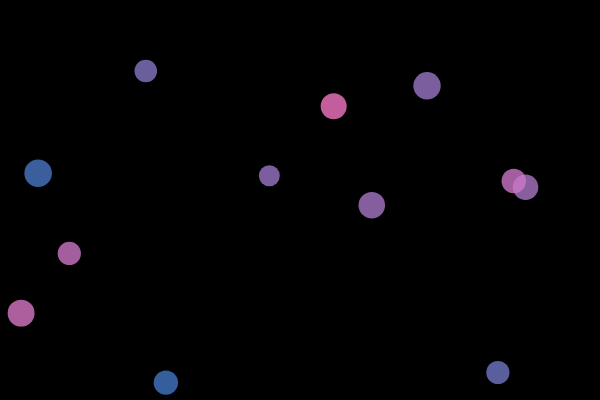
Frame 1 (no input)
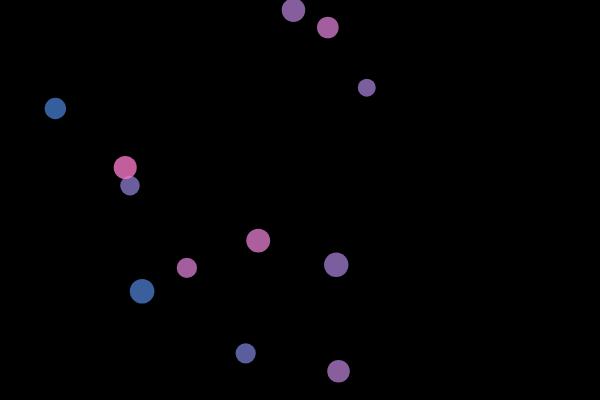
Frame 60 (no input)
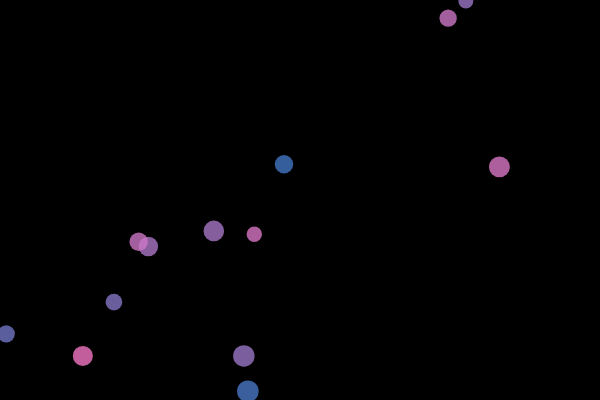
Frame 120 (the mouse pressed at the canvas centre since frame 60)

The p5.js sketch that drew these frames (run headless with seeded random() and noise() and a simulated clock; from frame 60 on, the mouse is pressed at the canvas centre):

// p5.js sketch
// ── sketch.js
// DM2008 — Activity 4b
// Objects in Motion (60 min)

// ============================
// Step 0: Global data
// ============================
let agents = []; // array to hold many objects
const NUM_START = 12; // you can tweak this

function setup() {
  createCanvas(600, 400);
  noStroke();

  // ============================
  // Step 1: Populate the array
  // - Use a loop to create multiple instances
  // - Give each instance some randomized starting values
  // ============================
  for (let i = 0; i < NUM_START; i++) {
    let x = random(width);
    let y = random(height);
    let sz = random(20, 30);
    let speedX = random(-5, 5);
    let speedY = random(-5, 5);
    // TODO: pass any extra properties you plan to use
    agents.push(new Agent(x, y, sz, speedX, speedY));
  }
}

function draw() {
  background(000);

  // ============================
  // Step 2: Loop through the array
  // - Call at least TWO methods on each object
  //   e.g., update() then show()
  // ============================
  for (let i = 0; i < agents.length; i++) {
    agents[i].update(); // change over time
    agents[i].show(); // draw
  }

  // ============================
  // Step 3 (optional but recommended):
  // Removal / lifespan
  // - If your objects can "die", remove them safely.
  // - Use a backward loop to avoid skipping items when splicing.
  // ============================
  for (let i = agents.length - 1; i >= 0; i--) {
    if (agents[i].life <= 0) {
      agents.splice(i, 1);
    }
  }
}

// ============================
// Step 4: Interaction (optional)
// - Add new objects with mouse clicks
// - Toggle behaviors with keys
// ============================
function mousePressed() {
  let sz = random(16, 40);
  let speedX = random(-2, 2);
  let speedY = random(-2, 2);
  agents.push(new Agent(mouseX, mouseY, sz, speedX, speedY));
}

function keyPressed() {
  // Example toggles—feel free to customize
  if (key === " ") {
    // clear all agents
    agents.length = 0;
  } else if (key === "1") {
    for (let i = 0; i < agents.length; i++) {
      agents[i].changeColor(1);
    }
  } else if (key === "2") {
    for (let i = 0; i < agents.length; i++) {
      agents[i].changeColor(2);
    }
  } else if (key === "3") {
    for (let i = 0; i < agents.length; i++) {
      agents[i].changeColor(3);
    }
  }
}

// ============================
// Step 5: Define your Class
// - Must have at least 1 property that changes over time
// - Must have at least 1 method besides show()
// - Feel free to add more properties/methods
// ============================
class Agent {
  constructor(x, y, sz, speedX, speedY) {
    // Required properties
    this.x = x;
    this.y = y;
    this.sz = sz;

    // Motion
    this.dx = speedX;
    this.dy = speedY;

    // Style (customize!)
    this.h = random(360);
    this.a = 200;

    // Lifespan (optional)
    this.life = 255; // use this if you want fade/shrink/remove behavior
  }

  // Method #1: update — change over time
  update() {
    // Basic movement
    this.x += this.dx;
    this.y += this.dy;

    // Simple screen wrap (A) or bounce (B) — pick one or implement your own:

    // (A) Wrap:
    //if (this.x > width) {
    //  this.x = 0;
    //}
    //if (this.x < 0) {
    //  this.x = width;
    //}
    //if (this.y > height) {
    //  this.y = 0;
    //}
    //if (this.y < 0) {
    //  this.y = height;
    //}

    // (B) Bounce (comment Wrap out if you use Bounce):
    if (this.x < 0 || this.x > width) {
      this.dx *= -1;
    }
    if (this.y < 0 || this.y > height) {
      this.dy *= -1;
    }

    // Example of property changing over time:
    // subtle size pulse
    // this.sz += sin(frameCount * 0.05) * 0.2;

    // Or use a lifespan:
    this.life -= 0.05 ; // fade over time
    this.sz -= 0.05; // shrink slowly
  }

  // Method #2: show — draw the object
  show() {
    // If you use HSB, set colorMode(HSB) in setup()
    // colorMode(HSB, 360, 100, 100, 255);
    // fill(this.h, 70, 90, this.a);

    // Using RGB to keep it simple
    fill(50 + (this.h % 200), 120, 200, this.a);
    ellipse(this.x, this.y, this.sz);
  }

  changeColor(theme) {
    if (theme === 1) {
      this.h = random(0, 50);
    } else if (theme === 2) {
      this.h = random(100, 150);
    } else if (theme === 3) {
      this.h = random(200, 300);
    }
  }
}

/* ============================
   TODO ideas (pick at least one):
   - Add a second method besides show(), e.g., bounce(), shrink(), changeColor()
   - Make one property evolve over time (size, hue, alpha, speed)
   - Add a key or mouse interaction that changes *all* agents (loop over array)
   - Implement removal: shrink agents and splice them when too small
============================= */
